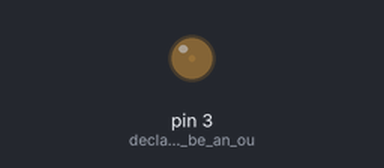
Simulated run of this sketch. Board: Arduino Uno, built with avr-gcc and run on an emulated ATmega328P. Parts: output pins drawn as LEDs (lit = HIGH).

Above: at 0.05 s.
At 1.25 s:
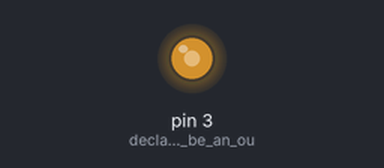
At 1.85 s:
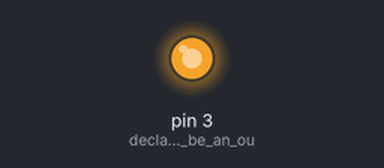
At 3.65 s:
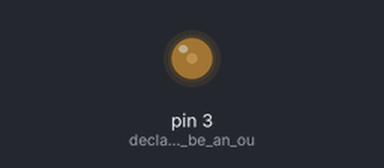
Timing chart, 0 to 6.4 s (numbered marks = the images above):
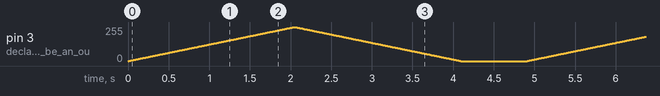

The sketch:

PWM_Control_LED.ino
```cpp
// (licence header left out)
void setup ()
{
  pinMode(3,OUTPUT);// declare pin 3 to be an output
}

void loop()
{
  for (int a=0; a<=255;a++)     //loop from 0 to 255,it controls the increase in PWM brightness
  {
    analogWrite(3,a);           //set the brightness of pin 3:
    delay(8);                   //wait for 8 ms
  }
    for (int a=255; a>=0;a--)   //loop from 255 down to 0,it control PWM brightness reduction
  {
    analogWrite(3,a);           // set the brightness of pin 3:
    delay(8);                   //wait for 8 ms
  }
  delay(800);                  //wait for 800 ms
}
```
